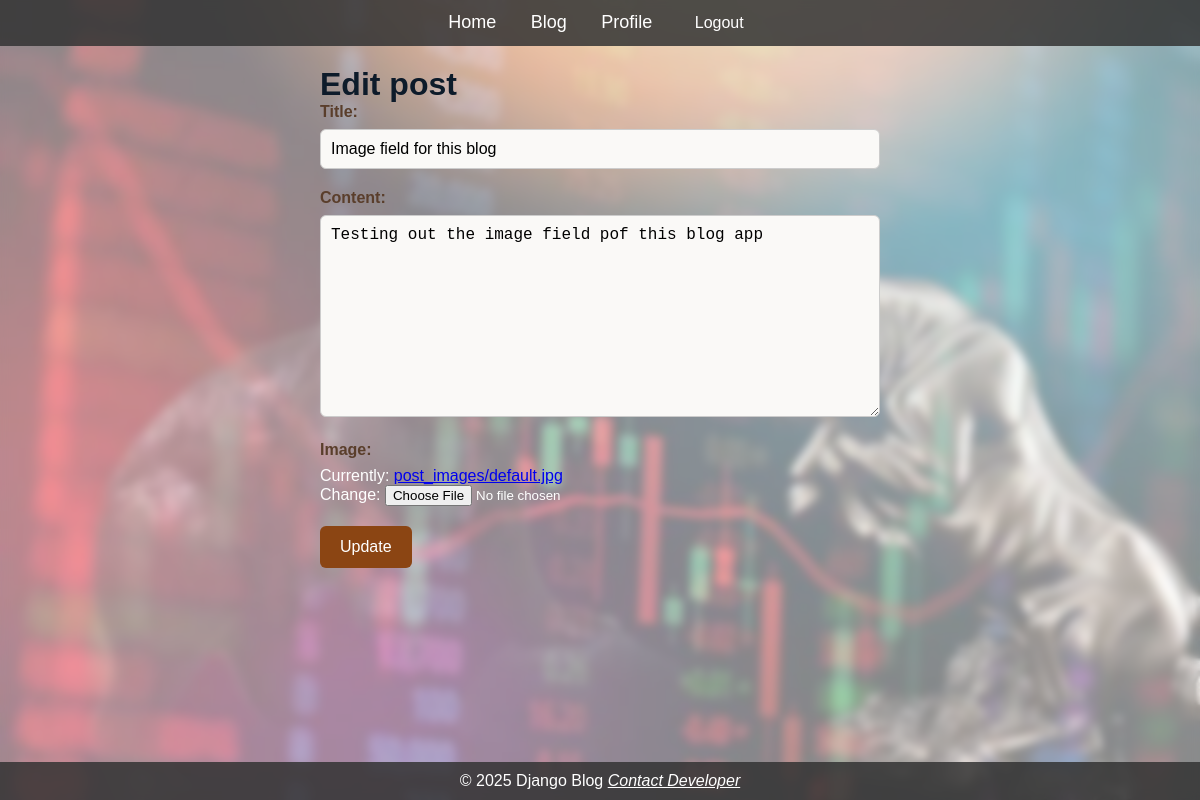
The app's page /blog/post/6/update/ (signed in) with its own data.
### blog/models.py (models this page shows, shortened)
class Post(models.Model):
    title = models.CharField(max_length=200)
    content = models.TextField()
    published_date = models.DateTimeField(auto_now_add=True)
    author = models.ForeignKey(User, on_delete=models.CASCADE, related_name='post_author')
    image = models.ImageField(upload_to='post_images/', default='post_images/default.jpg')
    tags = TaggableManager()

### blog/views.py (the view, shortened to what this page needs)
# urls.py: path('post/<int:pk>/update/', PostUpdateView.as_view(), name='post_edit'),
class PostUpdateView(LoginRequiredMixin, UserPassesTestMixin, UpdateView):
    model = Post
    template_name = 'blog/post_edit.html'
    form_class = PostForm
    def test_func(self):
        post = self.get_object()
        return self.request.user == post.author

### blog/forms.py
class PostForm(forms.ModelForm):
    class Meta:
        model = Post
        fields = ['title', 'content', 'tags', 'image']
        widgets = {
            'title': forms.TextInput(),
            'body': forms.Textarea(),
            'tags': TagWidget(),
            'image': forms.ClearableFileInput(),
        }

### blog/templates/blog/post_edit.html (shortened to what this page needs)
{% extends "blog/base.html" %}
{% block content %}
    <div class="edit-post-container">
        <h1 style='color: #0d1b2a;'>Edit post</h1>
        <form action="" method="post" class="edit-post-form">
            {{ form.as_p }}
            <input type="submit" value="Update" class="btn-submit">
        </form>
    </div>
{% endblock content %}

### blog/static/css/styles.css (style rules this page uses)
* { margin: 0; padding: 0; box-sizing: border-box; }
html, body { height: 100%; margin: 0; display: flex; flex-direction: column; }
body { display: flex; flex-direction: column; min-height: 100vh; font-family: Arial, sans-serif; color: white; background: linear-gradient(rgba(255, 255, 255, 0.5), rgba(255, 255, 255, 0.5)), url('/static/images/hero-trading-bg.jpg') no-repeat center center fixed; background-size: cover; backdrop-filter: blur(4px); animation: fadeInBg 1.5s ease-in-out; }
.edit-post-container { max-width: 600px; margin: 0 auto; padding: 20px; }
.edit-post-form p { margin-bottom: 20px; }
.edit-post-form label { display: block; font-weight: bold; margin-bottom: 8px; color: #5a3e2b; }
.edit-post-form input[type="text"], .edit-post-form input[type="password"], .edit-post-form input[type="email"], .edit-post-form textarea, .edit-post-form select { width: 100%; padding: 10px; border: 1px solid #ccc; border-radius: 6px; font-size: 16px; background-color: #faf9f7; }
.btn-submit { background-color: #8b5e3c; color: white; padding: 10px 18px; border: none; border-radius: 6px; font-size: 16px; cursor: pointer; transition: background-color 0.3s ease; }
.btn-submit { background-color: #8b4513; color: #fff; padding: 12px 20px; font-size: 1rem; border: none; border-radius: 6px; cursor: pointer; transition: background 0.3s ease; }

### records on screen
Post: title "Image field for this blog", content "Testing out the image field pof this blog app"
